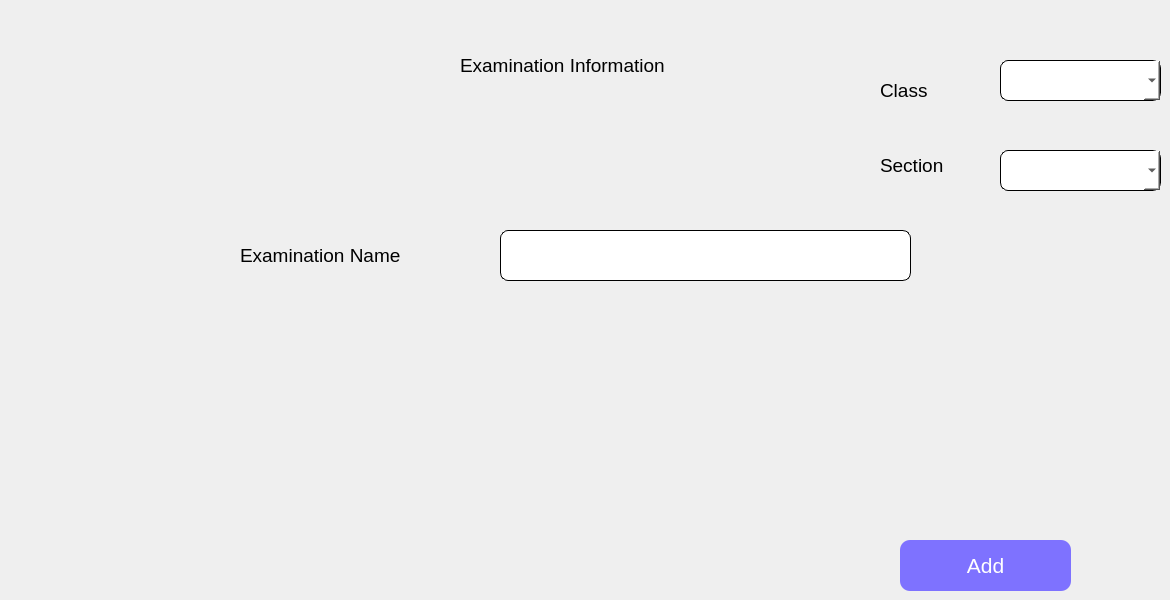
             <widget class="QWidget" name="exam_add">
              <widget class="QComboBox" name="school_exam_section_cb">
               <property name="geometry">
                <rect>
                 <x>1000</x>
                 <y>150</y>
                 <width>161</width>
                 <height>41</height>
                </rect>
               </property>
               <property name="font">
                <font>
                 <pointsize>14</pointsize>
                </font>
               </property>
               <property name="styleSheet">
                <string notr="true">background-color: rgb(255, 255, 255);
border-radius : 8px;
border-color: rgb(0, 0, 0);
border: 1px solid black;
</string>
               </property>
              </widget>
              <widget class="QLabel" name="label_166">
               <property name="geometry">
                <rect>
                 <x>880</x>
                 <y>80</y>
                 <width>111</width>
                 <height>21</height>
                </rect>
               </property>
               <property name="font">
                <font>
                 <pointsize>14</pointsize>
                </font>
               </property>
               <property name="text">
                <string>Class</string>
               </property>
              </widget>
              <widget class="QComboBox" name="school_exam_class_cb">
               <property name="geometry">
                <rect>
                 <x>1000</x>
                 <y>60</y>
                 <width>161</width>
                 <height>41</height>
                </rect>
               </property>
               <property name="font">
                <font>
                 <pointsize>14</pointsize>
                </font>
               </property>
               <property name="styleSheet">
                <string notr="true">background-color: rgb(255, 255, 255);
border-radius : 8px;
border-color: rgb(0, 0, 0);
border: 1px solid black;
</string>
               </property>
              </widget>
              <widget class="QLabel" name="label_167">
               <property name="geometry">
                <rect>
                 <x>880</x>
                 <y>150</y>
                 <width>111</width>
                 <height>31</height>
                </rect>
               </property>
               <property name="font">
                <font>
                 <pointsize>14</pointsize>
                </font>
               </property>
               <property name="text">
                <string>Section</string>
               </property>
              </widget>
              <widget class="QLabel" name="label_178">
               <property name="geometry">
                <rect>
                 <x>460</x>
                 <y>50</y>
                 <width>271</width>
                 <height>31</height>
                </rect>
               </property>
               <property name="font">
                <font>
                 <pointsize>14</pointsize>
                </font>
               </property>
               <property name="text">
                <string>Examination Information</string>
               </property>
              </widget>
              <widget class="QLabel" name="label_179">
               <property name="geometry">
                <rect>
                 <x>240</x>
                 <y>240</y>
                 <width>211</width>
                 <height>31</height>
                </rect>
               </property>
               <property name="font">
                <font>
                 <pointsize>14</pointsize>
                </font>
               </property>
               <property name="text">
                <string>Examination Name</string>
               </property>
              </widget>
              <widget class="QLineEdit" name="exam_name_entry">
               <property name="geometry">
                <rect>
                 <x>500</x>
                 <y>230</y>
                 <width>411</width>
                 <height>51</height>
                </rect>
               </property>
               <property name="font">
                <font>
                 <pointsize>12</pointsize>
                </font>
               </property>
               <property name="styleSheet">
                <string notr="true">background-color: rgb(255, 255, 255);
border-radius : 8px;
border-color: rgb(0, 0, 0);
border: 1px solid black
</string>
               </property>
              </widget>
              <widget class="QPushButton" name="exam_add_btn">
               <property name="enabled">
                <bool>true</bool>
               </property>
               <property name="geometry">
                <rect>
                 <x>900</x>
                 <y>540</y>
                 <width>171</width>
                 <height>51</height>
                </rect>
               </property>
               <property name="font">
                <font>
                 <pointsize>16</pointsize>
                </font>
               </property>
               <property name="styleSheet">
                <string notr="true">background-color: rgb(126, 114, 255);
color: rgb(255, 255, 255);
border-radius : 10;</string>
               </property>
               <property name="text">
                <string>Add</string>
               </property>
               <property name="icon">
                <iconset>
                 <normaloff>icons/save.png</normaloff>icons/save.png</iconset>
               </property>
               <property name="iconSize">
                <size>
                 <width>50</width>
                 <height>50</height>
                </size>
               </property>
              </widget>
             </widget>
